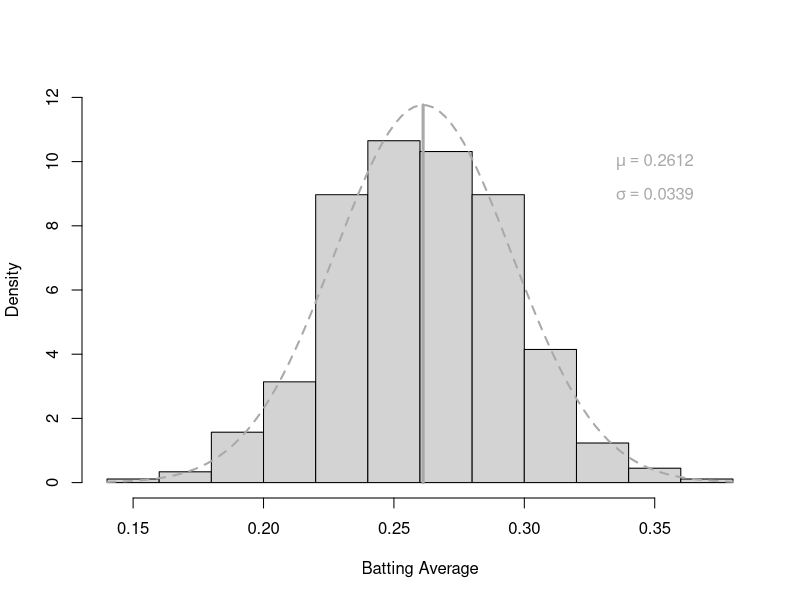
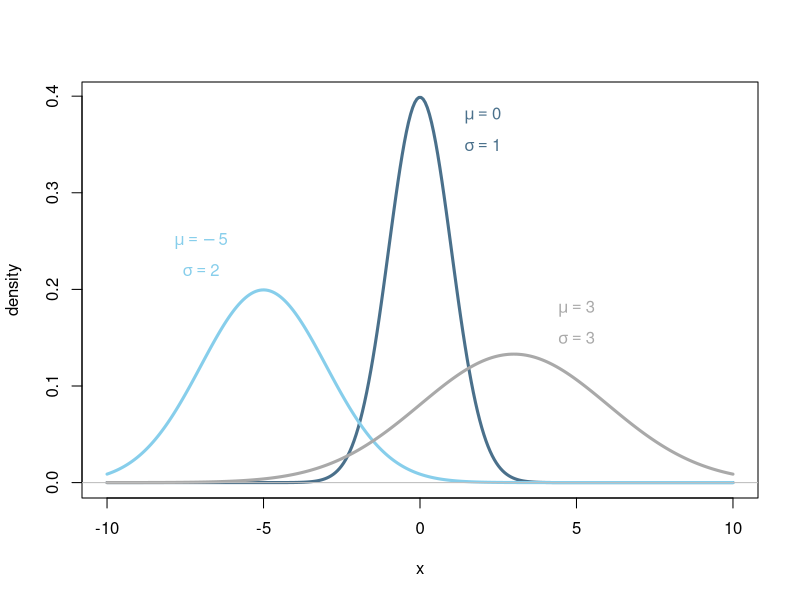
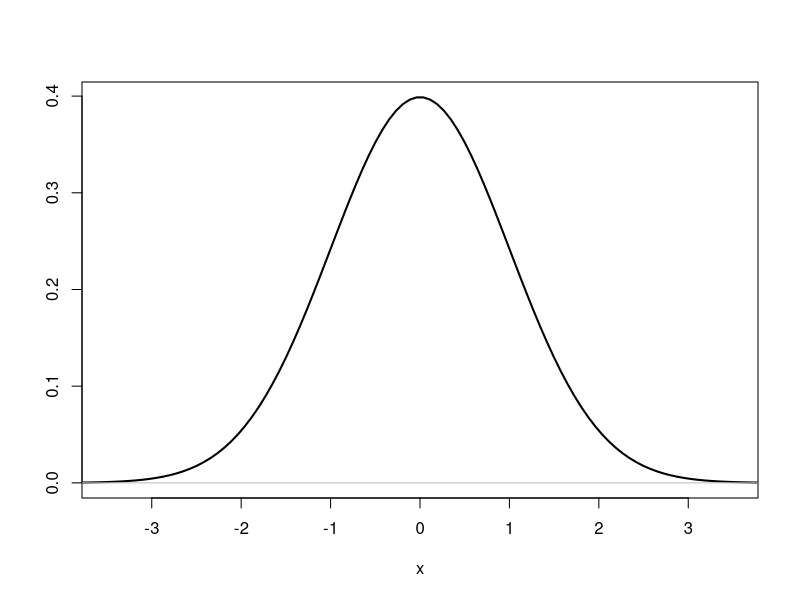
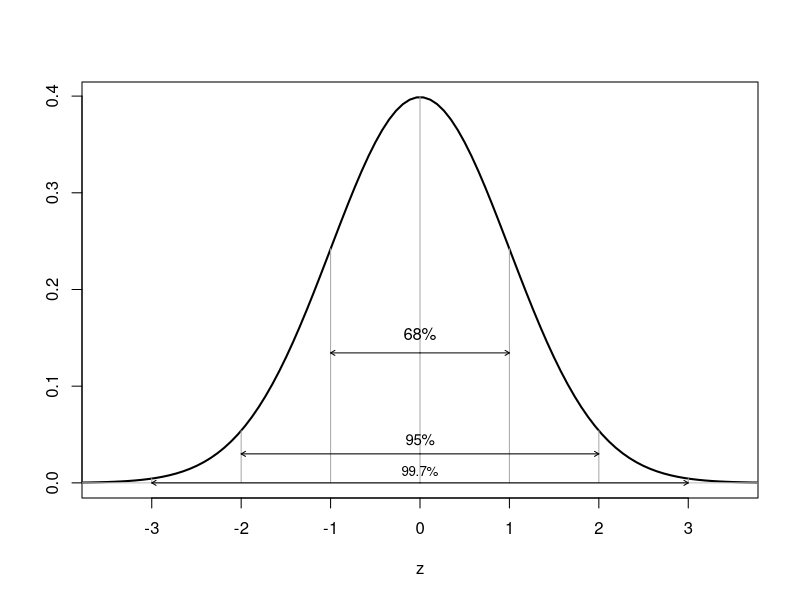
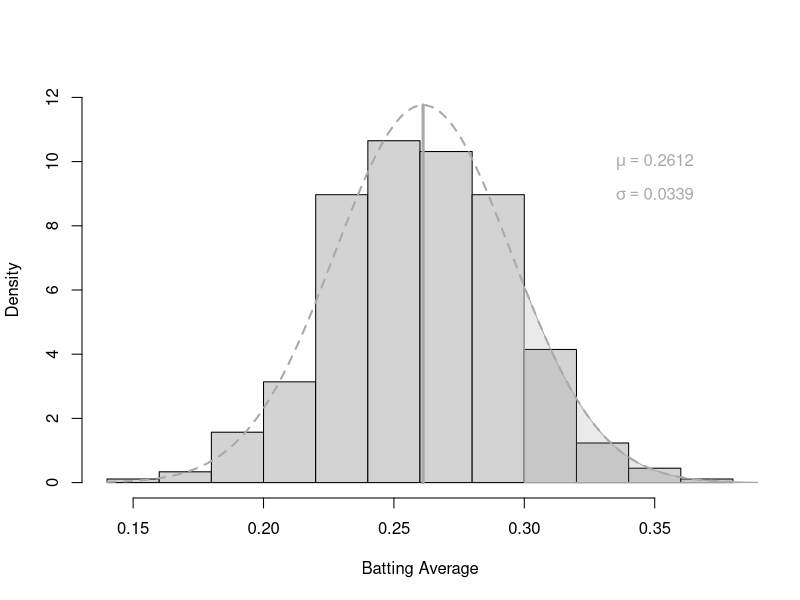
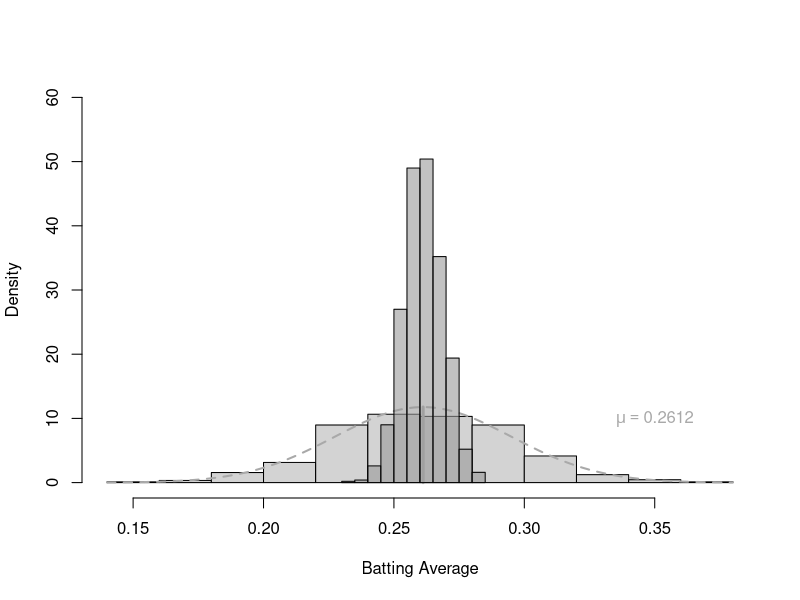

These charts were generated, in order, by the following R code:
## ---- chunk 1
batave <- read.csv("./Data/BattingAverages.csv", header=TRUE)
#mean(batave$BattingAvg)
hist(batave$BattingAvg, freq=FALSE, ylim=c(0,12), xlab="Batting Average", 
     ylab="Density", main="")
curve(dnorm(x, 0.2611883, 0.03391166), col = "darkgray", lty = 2, 
      lwd = 2, add = TRUE, yaxt='n')
lines(c(0.2611883,0.2611883),c(0,dnorm(0.2611883,0.2611883,0.03391166)), 
      lwd=3, col="darkgray")
text(.35,10, expression(mu == 0.2612), col="darkgray")
text(.35,9, expression(sigma == 0.0339), col="darkgray")
## ---- chunk 2
x <- seq(-10,10, length.out=300)
y1 <- dnorm(x,-5,2)
y2 <- dnorm(x,0,1)
y3 <- dnorm(x,3,3)
plot(x,y2, type='l', lty=1, lwd=3, ylab="density", col="skyblue4")
lines(x,y1, lty=1, lwd=3, col="skyblue")
lines(x,y3, lty=1, lwd=3, col="darkgray")
text(-7,.25, expression(mu == -5), col="skyblue")
text(-7,.22, expression(sigma == 2), col="skyblue")
text(2,.38, expression(mu == 0), col="skyblue4")
text(2,.35, expression(sigma == 1), col="skyblue4")
text(5,.18, expression(mu == 3), col="darkgray")
text(5,.15, expression(sigma == 3), col="darkgray")
abline(h=0, col='gray')
## ---- chunk 3
x <- seq(-3.8,3.8, length.out=100)
plot(x, dnorm(x), type='l', lwd=2, xlim=c(-3.5,3.5), ylab="")
abline(h=0, col='gray')
## ---- chunk 4
z <- seq(-3.8,3.8, length.out=100)
plot(z, dnorm(z), type='l', lwd=2, xlim=c(-3.5,3.5), ylab="")
abline(h=0, col='gray')
a=0
  lines(c(a,a),c(0,dnorm(a)), col='darkgray')
for (a in 1:2){
  lines(c(a,a),c(0,dnorm(a)), col='darkgray')
  lines(c(-a,-a),c(0,dnorm(-a)), col='darkgray')
  arrows(0, dnorm(a)/1.8, x1 = a, y1 = dnorm(a)/1.8, length=0.05)
  arrows(0, dnorm(a)/1.8, x1 = -a, y1 = dnorm(a)/1.8, length=0.05)
}
a=3
  lines(c(a,a),c(0,dnorm(a)), col='darkgray')
  lines(c(-a,-a),c(0,dnorm(-a)), col='darkgray')
  arrows(0, 0, x1 = a, y1 = 0, length=0.05)
  arrows(0, 0, x1 = -a, y1 = 0, length=0.05)
text(0,dnorm(1)/1.8+.02, "68%")
text(0,dnorm(2)/1.8+.015, "95%", cex=0.9)
text(0,dnorm(3)/2+.01, "99.7%", cex=0.8)
## ---- chunk 5
batave <- read.csv("./Data/BattingAverages.csv", 
                   header=TRUE)
#mean(batave$BattingAvg)
hist(batave$BattingAvg, freq=FALSE, ylim=c(0,12), xlab="Batting Average", 
     ylab="Density", main="")
curve(dnorm(x, 0.2611883, 0.03391166), col = "darkgray", lty = 2, 
      lwd = 2, add = TRUE, yaxt='n')
lines(c(0.2611883,0.2611883),c(0,dnorm(0.2611883,0.2611883,0.03391166)), 
      lwd=3, col="darkgray")
xx <- seq(0.3,0.4, length.out=100)
yy <- dnorm(xx, 0.2611883, 0.03391166)
xx <- c(xx,rev(xx))
yy <- c(yy,rep(0,length(yy)))
polygon(xx, yy, col=rgb(.6,.6,.6,.2), border="darkgray")
text(.35,10, expression(mu == 0.2612), col="darkgray")
text(.35,9, expression(sigma == 0.0339), col="darkgray")
## ---- chunk 6
batave <- read.csv("./Data/BattingAverages.csv", 
                   header=TRUE)
#mean(batave$BattingAvg)
hist(batave$BattingAvg, freq=FALSE, ylim=c(0,60), xlab="Batting Average", 
     ylab="Density", main="")
curve(dnorm(x, 0.2611883, 0.03391166), col = "darkgray", lty = 2, 
      lwd = 2, add = TRUE, yaxt='n')
lines(c(0.2611883,0.2611883),c(0,dnorm(0.2611883,0.2611883,0.03391166)), 
      lwd=3, col="darkgray")
set.seed(15152)
n <- 20
samp50.1 <- sapply(1:1000, function(x) {
  mean(sample(batave$BattingAvg, n))
})
hist(samp50.1, main="Sample Means for 1,000 Samples of Size n=50", xlab="Sample Mean", add=TRUE, freq=FALSE, col=rgb(.6,.6,.6,.6))
text(.35,10, expression(mu == 0.2612), col="darkgray")
